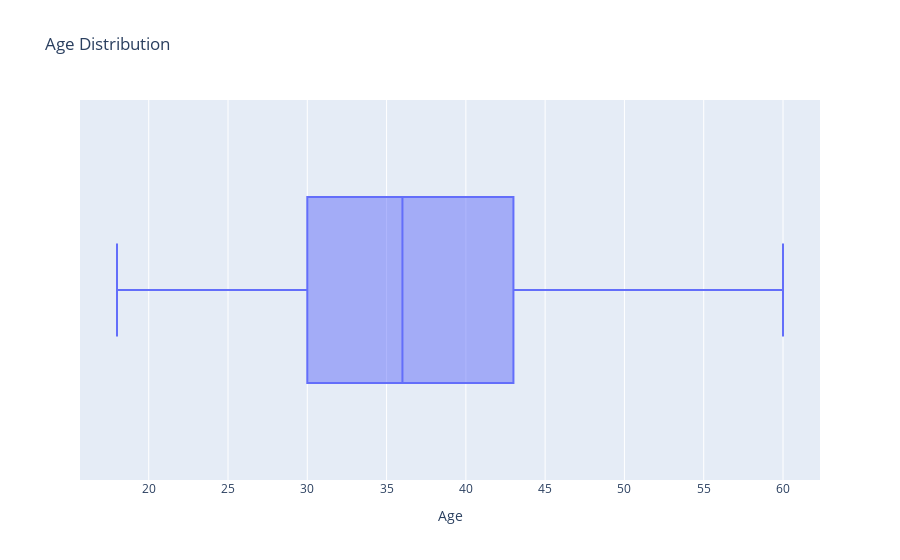
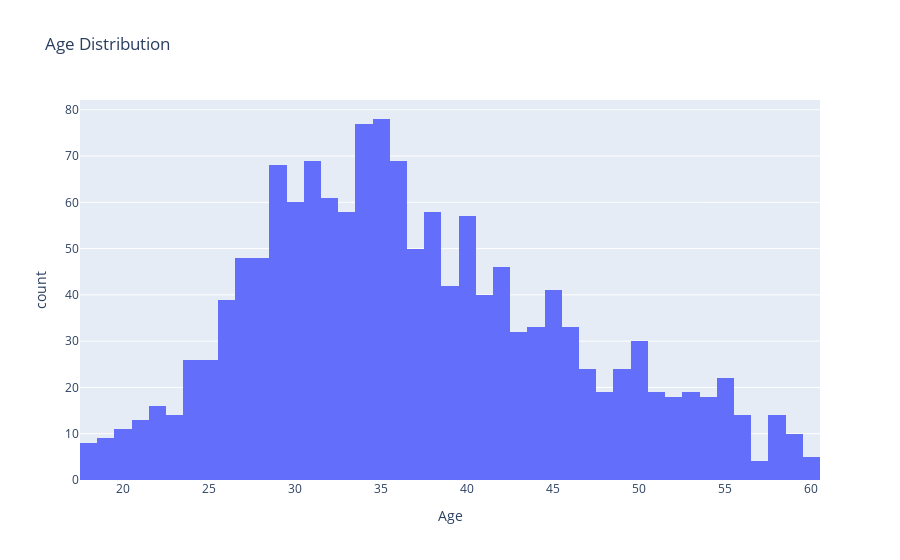

Source (notebook cell) for these figures, in order:
### Markdown cell above
## Analyse de l'Impact de l'Âge, du Genre et du Salaire sur le Turnover

### Introduction

Le **turnover**, ou roulement de personnel, peut être influencé par plusieurs facteurs démographiques et économiques. Cette analyse propose d'estimer l'impact de l'âge, du genre et du salaire sur la probabilité de changer d'emploi. (les colonnes les plus interpretable pour le moment).

### Hypothèse Principale

Il est souvent supposé que **l'âge** joue un rôle crucial dans le turnover. Les jeunes employés, en début de carrière, sont généralement plus enclins à changer de poste. Cette période de la vie professionnelle est propice à l'exploration et offre de nombreuses opportunités pour l'évolution de carrière. De plus, changer fréquemment d'emploi peut être perçu comme un moyen d'obtenir des augmentations de salaire plus significatives et plus rapides. A contrario, les employés plus âgés, avec plus d'expérience, peuvent être plus stables et moins enclins à changer d'emploi.

### Analyse du Genre

Quant au **genre**, il n'est pas évident qu'il y ait une prédisposition claire affectant le turnover. Cependant, il est essentiel de vérifier cette hypothèse afin d'identifier toute tendance ou disparité potentielles.

### Objectifs de l'Analyse

Cette analyse vise à :
- Examiner l'influence de l'âge sur le turnover.
- Déterminer si le genre a un impact significatif sur les taux de turnover.
- Évaluer comment les variations de salaire influencent la décision de changer d'emploi.

### Code cell
# check de la distribution de l'age. on va faire un boxplot, un histogramme, un scatterplot et un violinplot

fig = px.box(df, x='Age', title='Age Distribution')
fig.show()

# boxplot avec plt de seaborn
plt.figure(figsize=(10, 6))
sns.boxplot(df['Age'])
plt.title('Age Distribution')
plt.show()

fig = px.histogram(df, x='Age', title='Age Distribution')
fig.show()

# normal qqplot pour vérifier la normalité de la distribution de l'age
stats.probplot(df['Age'], dist="norm", plot=pylab)
pylab.show()

### Figure 1 — Plotly figure (JSON) as saved in the notebook; plotly's stock layout.template omitted (floating-point values rounded to 4 significant figures; data arrays with more than 128 entries replaced by an {"elided": "..."} marker saying what was removed)
{"data": [{"alignmentgroup": "True", "hovertemplate": "Age=%{x}<extra></extra>", "legendgroup": "", "marker": {"color": "#636efa"}, "name": "", "notched": false, "offsetgroup": "", "orientation": "h", "showlegend": false, "type": "box", "x": {"elided": "1470 int values"}, "x0": " ", "xaxis": "x", "y0": " ", "yaxis": "y"}], "layout": {"boxmode": "group", "legend": {"tracegroupgap": 0}, "title": {"text": "Age Distribution"}, "xaxis": {"anchor": "y", "domain": [0, 1], "title": {"text": "Age"}}, "yaxis": {"anchor": "x", "domain": [0, 1]}}}

### Figure 2 — Plotly figure (JSON) as saved in the notebook; plotly's stock layout.template omitted (floating-point values rounded to 4 significant figures; data arrays with more than 128 entries replaced by an {"elided": "..."} marker saying what was removed)
{"data": [{"alignmentgroup": "True", "bingroup": "x", "hovertemplate": "Age=%{x}<br>count=%{y}<extra></extra>", "legendgroup": "", "marker": {"color": "#636efa", "pattern": {"shape": ""}}, "name": "", "offsetgroup": "", "orientation": "v", "showlegend": false, "type": "histogram", "x": {"elided": "1470 int values"}, "xaxis": "x", "yaxis": "y"}], "layout": {"barmode": "relative", "legend": {"tracegroupgap": 0}, "title": {"text": "Age Distribution"}, "xaxis": {"anchor": "y", "domain": [0, 1], "title": {"text": "Age"}}, "yaxis": {"anchor": "x", "domain": [0, 1], "title": {"text": "count"}}}}
